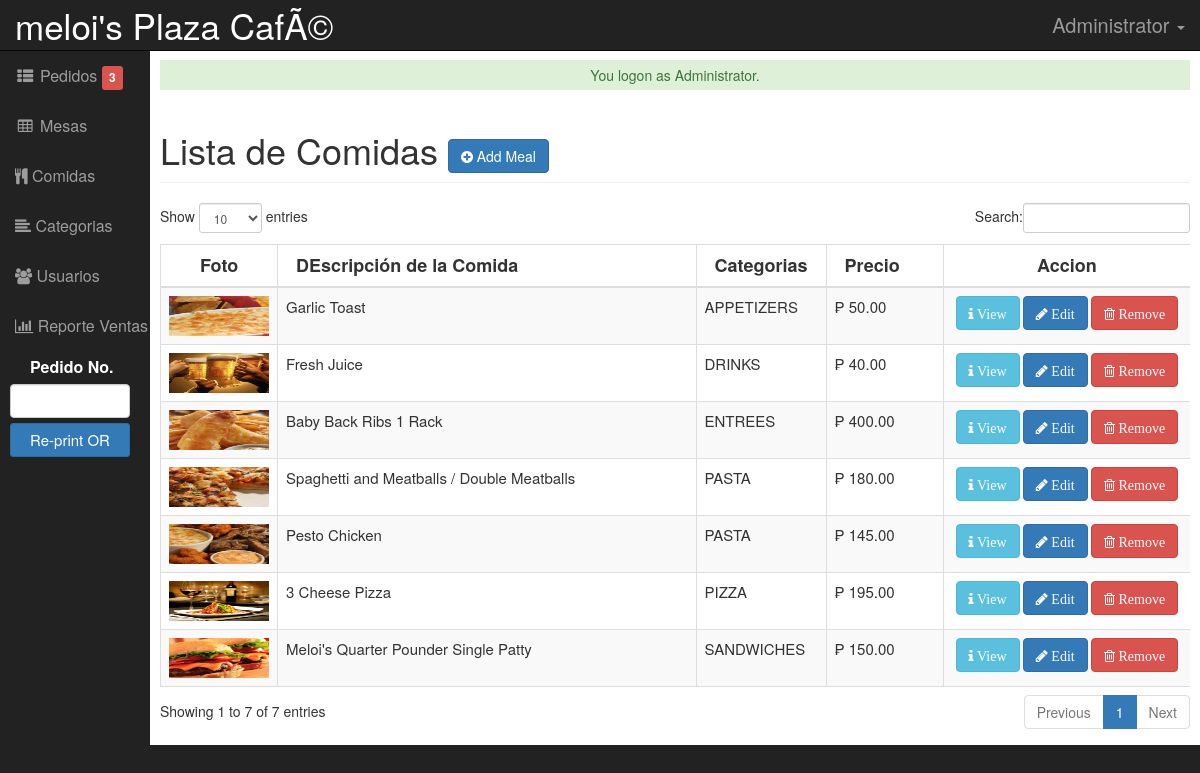
Screenshot of /admin/meals/index.php (signed in) with the database file from the repository.
### tables this page shows
CREATE TABLE IF NOT EXISTS `tbltitle` (
  `TItleID` int(11) NOT NULL AUTO_INCREMENT,
  `Title` text NOT NULL,
  `Subtitle` text NOT NULL,
  PRIMARY KEY (`TItleID`)
);

CREATE TABLE IF NOT EXISTS `tblmeals` (
  `MEALID` varchar(30) NOT NULL,
  `MEALS` varchar(255) NOT NULL,
  `CATEGORIES` varchar(90) NOT NULL,
  `PRICE` double NOT NULL,
  `CATEGORYID` int(11) NOT NULL,
  `MEALPHOTO` varchar(90) NOT NULL,
  PRIMARY KEY (`MEALID`)
);

CREATE TABLE IF NOT EXISTS `tblcategory` (
  `CATEGORYID` int(11) NOT NULL AUTO_INCREMENT,
  `CATEGORY` varchar(90) NOT NULL,
  PRIMARY KEY (`CATEGORYID`)
);

### admin/meals/index.php (called while the page is built, shortened)
<?php
require_once("../../include/initialize.php");
require_once ("../theme/templates.php");
?>

### include/database.php (called while the page is built, shortened)
<?php
class Database {
	var $sql_string = '';
	private $conn;
	public function open_connection() {
		$this->conn = mysqli_connect(server,user,pass);
		if(!$this->conn){
			echo "Problem in database connection! Contact administrator!";
			exit();
		}else{
			$db_select = mysqli_select_db($this->conn,database_name);
		}
	}
	function setQuery($sql='') {
		$this->sql_string=$sql;
	}
	function executeQuery() {
		$result = mysqli_query($this->conn,$this->sql_string);
		return $result;
	}
	private function confirm_query($result) {
		return $result;
	}
	function loadResultList( $key='' ) {
		$cur = $this->executeQuery();
		$array = array();
		while ($row = mysqli_fetch_object($cur)) {
			if ($key) {
				$array[$row->$key] = $row;
			} else {
				$array[] = $row;
			}
		}
		return $array;
	}
	function loadSingleResult() {
		$cur = $this->executeQuery();
		while ($row = mysqli_fetch_object($cur)) {
		return $data = $row;
		}
	}
	public function num_rows($result_set) {
		return mysqli_num_rows($result_set);
	}
}
$mydb = new Database();
?>

### include/function.php (called while the page is built, shortened)
<?php
function currentpage(){
		$this_page = $_SERVER['SCRIPT_NAME'];
	    $bits = explode('/',$this_page);
		return $bits[3];
	}
?>

### admin/meals/list.php (the view, shortened to what this page needs)
<div class="row">
     	 <div class="col-lg-12">
          <h1 class="page-header">Lista de Comidas  <a href="index.php?view=add" class="btn btn-primary btn-s  ">  <i class="fa fa-plus-circle fw-fa"></i> Add Meal</a>  </h1>
     		</div>
 		 </div>
	    <form action="controller.php?action=delete" Method="POST">
	    <div class="table-responsive">
		<table id="dash-table"  class="table table-striped table-bordered table-hover "  style="font-size:12px" cellspacing="0" >
		  <thead style="font-size: 18px;">
		  	<tr>
		  		<th style="text-align: center;">Foto</th>
		  		<th>DEscripción de la Comida</th>
		  		<th>Categorias</th>
		  		<th>Precio</th>
		  		<th style="text-align: center;">Accion</th>
		  	</tr>
		  </thead>
	  <tbody>
		  	<?php
		  		$query = "SELECT * FROM `tblmeals` m , `tblcategory` c
         					 WHERE  m.`CATEGORYID` = c.`CATEGORYID` ORDER BY CATEGORIES ";
		  		$mydb->setQuery($query);
		  		$cur = $mydb->loadResultList();
				foreach ($cur as $result) {
		  		echo '<tr>';
		    	echo '<td width="100px">
					<a class="MEALID" href="#" data-target="#menuModal"  data-toggle="modal"  data-id="'.$result->MEALID.'">
					<img  title="Change Photo" width="100px" height="40px" src="'.web_root.'admin/meals/'.$result->MEALPHOTO . '">
					</a></td>';
		  		echo '<td style="font-size:15px;">'.$result->MEALS.'</a></td>';
		  		echo '<td style="font-size:15px; width:100px">'. $result->CATEGORY.'</td>';
		  		echo '<td style="font-size:15px;" width="100px"> &#8369 '.  number_format($result->PRICE,2).'</td>';
		  	 	echo '<td align="center" width="230px"> <a title="View Info" href="index.php?view=view&id='.$result->MEALID.'" class="btn btn-info btn-s  ">  <span class="fa  fa-info fw-fa "> View</a>
		  	 	     <a title="Edit" href="index.php?view=edit&id='.$result->MEALID.'" class="btn btn-primary btn-s  ">  <span class="fa fa-pencil fw-fa"> Edit</a>
		  		     <a title="Remove" href="controller.php?action=delete&id='.$result->MEALID.'" class="btn btn-danger btn-s  ">  <span class="fa  fa-trash-o fw-fa "> Remove</a></td>';
		  	}
		  	?>
		  </tbody>
		</table>
		</div>
		</form>

### admin/theme/templates.php (shortened to what this page needs)
<!DOCTYPE html>
<html lang="en">
<head>
    <?php
      $sql = "SELECT * FROM `tbltitle` WHERE TItleID=1";
                 $mydb->setQuery($sql);
    ?>
    <link href="<?php echo web_root; ?>admin/css/bootstrap.min.css" rel="stylesheet">
    <link href="<?php echo web_root; ?>admin/css/sb-admin.css" rel="stylesheet">
    <link href="<?php echo web_root; ?>admin/css/dataTables.bootstrap.css" rel="stylesheet" type="text/css">
    <link href="<?php echo web_root; ?>admin/css/bootstrap-datetimepicker.min.css" rel="stylesheet" type="text/css">
      <link href="<?php echo web_root; ?>css/bootstrap-timepicker.min.css" rel="stylesheet" type="text/css">
    <link href="<?php echo web_root; ?>admin/font-awesome/css/font-awesome.min.css" rel="stylesheet" type="text/css">
    <link href="<?php echo web_root; ?>admin/css/ekko-lightbox.css" rel="stylesheet">
    <link href="<?php echo web_root; ?>css/jquery.treetable.css" rel="stylesheet">
        <link href="<?php echo web_root; ?>css/jquery.treetable.theme.default.css" rel="stylesheet">
</head>
  <?php
  $query = "SELECT SUM(TOTALPAYMENT) AS 'SALES' FROM `tblpayments`
             WHERE  DATE(TRANSDATE) =CURDATE()";
        $mydb->setQuery($query);
   $query = "SELECT * FROM `tblorders`
             WHERE  STATUS='Pending' GROUP BY ORDERNO ";
        $mydb->setQuery($query);
        $cur = $mydb->executeQuery();
        $maxrow = $mydb->num_rows($cur);
                $sql = "SELECT * FROM `tbltitle` WHERE TItleID=1";
                 $mydb->setQuery($sql);
                $viewTitle = $mydb->loadSingleResult();
?>
<body>
<div id="wrapper">
        <nav class="navbar navbar-inverse navbar-fixed-top" role="navigation">
            <div class="navbar-header">
                <?php
                if ($_SESSION['ADMIN_ROLE']=='Administrator') {
             ?>
                <a class="navbar-brand" href="../changetitle.php" style="font-size: 35px;" data-toggle="lightbox" data-title="Change Title"><?php
                echo $viewTitle->Title;;
            ?> </a>
          <?php }else if($_SESSION['ADMIN_ROLE']=='Cashier'){ ?>
                <a class="navbar-brand"><?php
                echo $viewTitle->Title;;
            ?> </a>
        <?php    } ?>
            </div>
            <ul class="nav navbar-right top-nav">
                <li class="dropdown">
                    <a href="#" class="dropdown-toggle" style="font-size: 20px;" data-toggle="dropdown"><i class="fa fa-user-o"></i> <?php echo $_SESSION['ADMIN_FULLNAME']; ?> <b class="caret"></b></a>
                </li>
            </ul>
            <div class="collapse navbar-collapse navbar-ex1-collapse">
                <ul class="nav navbar-nav side-nav">
<?php if ($_SESSION['ADMIN_ROLE']=='Cashier' || $_SESSION['ADMIN_ROLE']=='Administrator') { ?>
                    <li class="<?php echo ($_GET['view']== 'POS' || $_GET['view']== 'addmeal') ? "active" : false;?>">
                        <a href="<?php echo web_root; ?>admin/orders/index.php?view=POS"><i class="fa fa-fw fa-th-list"></i> Pedidos <div id="notif" class="label label-danger"><?php echo $maxrow; ?></div></a>
                    </li>
<?php } ?>
<?php if ($_SESSION['ADMIN_ROLE']=='Administrator'  || $_SESSION['ADMIN_ROLE']=='Cashier') { ?>
                    <li class="<?php echo (currentpage() == 'table') ? "active" : false;?>">
                        <a href="<?php echo web_root; ?>admin/table/"><i class="fa fa-fw fa-table"></i> Mesas</a>
                    </li>
<?php } ?>
<?php if ($_SESSION['ADMIN_ROLE']=='Administrator'  || $_SESSION['ADMIN_ROLE']=='Cashier') { ?>
                    <li class="<?php echo (currentpage() == 'meals') ? "active" : false;?>">
                        <a href="<?php echo web_root; ?>admin/meals/"><i class="fa fa-cutlery"></i> Comidas</a>
                    </li>
                    <li class="<?php echo (currentpage() == 'category') ? "active" : false;?>">
                        <a href="<?php echo web_root; ?>admin/category/"><i class="fa fa-align-left"></i> Categorias</a>
                    </li>
<?php } ?>
<?php if ($_SESSION['ADMIN_ROLE']=='Administrator' || $_SESSION['ADMIN_ROLE']=='Admin') {?>
                    <li class="<?php echo (currentpage() == 'user') ? "active" : false;?>">
                        <a href="<?php echo web_root; ?>admin/user/"><i class="fa fa-users"></i> Usuarios</a>
                    </li>
<?php } ?>
<?php if ($_SESSION['ADMIN_ROLE']=='Administrator') { ?>
                    <li class="<?php echo (currentpage() == 'report') ? "active" : false;?>">
                        <a href="<?php echo web_root; ?>admin/report/"><i class="fa fa-bar-chart"></i> Reporte Ventas</a>
                    </li>
<?php } ?>
<?php if ($_SESSION['ADMIN_ROLE']=='Administrator'  || $_SESSION['ADMIN_ROLE']=='Cashier') { ?>
                    <li>
                      <form target="_blank" action="<?php echo web_root;?>admin/orders/reprint.php" method="POST">
                        <label style="margin-left: 30px;color: #fff;margin-top: 5px;">Pedido No.</label><br/>
                        <input class="form-control" type="" name="orderno" style="width: 120px; color: black; margin-left: 10px;margin-bottom: 5px; font-weight: bold; font-size: 15px; text-align: center;">
                        <input type="submit" name="Re-print" value="Re-print OR" style="width: 120px;margin-left: 10px; font-size: 15px;" class="btn btn-primary btn-sm">
                      </form>
                    </li>
<?php } ?>
                </ul>
            </div>
        </nav>
        <div id="page-wrapper">
            <div class="container-fluid">
               <div class="row" >
                   <?php   check_message();  ?>
                  <?php require_once $content; ?>
            </div>
        </div>
    </div>
</body>
</html>

### include/session.php (shortened to what this page needs)
		<?php
	function check_message(){
		if(isset($_SESSION['message'])){
			if(isset($_SESSION['msgtype'])){
				if ($_SESSION['msgtype']=="info"){
	 				echo  '<div class="alert-info" style="height:30px;text-align:center;padding:5px">'. $_SESSION['message'] . '</div>';
				}elseif($_SESSION['msgtype']=="error"){
					echo  '<div class="alert alert-danger" style="height:30px;text-align:center;padding:5px">' . $_SESSION['message'] . '</div>';
				}elseif($_SESSION['msgtype']=="success"){
					echo  '<div class="alert-success" style="height:30px;text-align:center;padding:5px">' . $_SESSION['message'] . '</div>';
				}
	   		}
		}
	}
?>

### admin/css/sb-admin.css (style rules this page uses)
body { margin-top: 100px; background-color: #222; }
@media (min-width:768px) { body { margin-top: 50px; } }
#wrapper { padding-left: 0; }
#page-wrapper { width: 100%; padding: 0; background-color: #fff; }
@media (min-width:768px) { #wrapper { padding-left: 150px; } }
@media (min-width:768px) { #page-wrapper { padding: 10px; } }
.top-nav { padding: 0 15px; }
.top-nav>li { display: inline-block; float: left; }
.top-nav>li>a { padding-top: 15px; padding-bottom: 15px; line-height: 20px; color: #999; }
@media (min-width:768px) { .side-nav { position: fixed; top: 51px; width: 150px; border: none; border-radius: 0; overflow-y: auto; background-color: #222; bottom: 0; overflow-x: hidden; padding-bottom: 40px; } }
@media (min-width:768px) { .side-nav>li>a { width: 200px; } }

### admin/theme/templates.php (style rules this page uses)
.nav { font-size: 16px; }

### rows the page displays
tbltitle: Title "meloi's Plaza CafÃ©"
tblmeals: MEALPHOTO (picture), MEALS "Garlic Toast", CATEGORYID.CATEGORY "APPETIZERS", PRICE "50.00"
tblmeals: MEALPHOTO (picture), MEALS "Fresh Juice", CATEGORYID.CATEGORY "DRINKS", PRICE "40.00"
tblmeals: MEALPHOTO (picture), MEALS "Baby Back Ribs 1 Rack", CATEGORYID.CATEGORY "ENTREES", PRICE "400.00"
tblmeals: MEALPHOTO (picture), MEALS "Spaghetti and Meatballs / Double Meatballs", CATEGORYID.CATEGORY "PASTA", PRICE "180.00"
tblmeals: MEALPHOTO (picture), MEALS "Pesto Chicken", CATEGORYID.CATEGORY "PASTA", PRICE "145.00"
tblmeals: MEALPHOTO (picture), MEALS "3 Cheese Pizza", CATEGORYID.CATEGORY "PIZZA", PRICE "195.00"
tblmeals: MEALPHOTO (picture), MEALS "Meloi's Quarter Pounder Single Patty", CATEGORYID.CATEGORY "SANDWICHES", PRICE "150.00"

### other values shown
$_SESSION['ADMIN_FULLNAME'] "Administrator"
$maxrow "3"
$_SESSION['message'] "You logon as Administrator."
